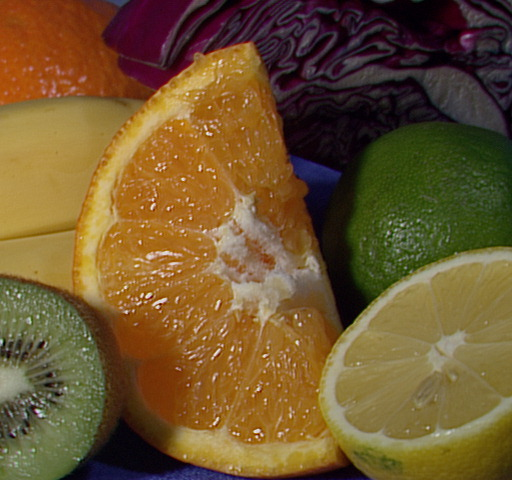
%> input picture Assignment01/fruits.jpg, 512 x 480 px
$ octave matlab_image_tutorial.m   (GNU Octave 9; MATLAB toolbox functions it lacks are replaced by stand-ins)
%> lines starting %> are read from the running program, lines starting %| are printed output that depends on the picture; in (x1, y1, x2, y2) boxes, pixels count from 0 and x2, y2 are one past the last pixel; in counts of white or black regions, pixels touching at a corner belong together; the program's own positions count from 1
echo off
clear all
home
echo on

%%%%%%%%%%%%%%%%%%%%%%%%%%%%%%%%%%%%%%%%%%%%%%%%%%%%%%%%
%%  Computer Vision (& Image Processing) with Matlab  %%
%%%%%%%%%%%%%%%%%%%%%%%%%%%%%%%%%%%%%%%%%%%%%%%%%%%%%%%%

%%%%%%%%%%%%%%%%%%%%%%%%%%%%%%%%%%%%%%%%%%%%%%%%%%%%%%%%
% This tutorial is provided by Martial Hebert at CMU   %
% with minor changes
%%%%%%%%%%%%%%%%%%%%%%%%%%%%%%%%%%%%%%%%%%%%%%%%%%%%%%%%

%
%% Read in an image
%
im1 = imread('/Users/aaron/Desktop/Computer Vision/Assignment 01/fruits.jpg');  %% Give full path name in the string
%> im1 is the input picture: size 480x512x3 uint8; mean R, G, B 110.8, 85.6, 46.2

pause

%
%% Note that the image is class UINT8 rather than normal DOUBLEs
%

class(im1)
%> ans = 'uint8'

pause;

%
%% Get the size of the image
%
imSize = size(im1)
%> imSize = [480 512 3]

pause;
home;

%
%% Display the image with imshow
%%
%% (Check out 'imagesc' as well)
%
imshow(im1);  %% SEE 'help imshow'

pause

%
%% Convert the rgb image to a grayscale image
%% NOTE: See other conversions under 'images' toolbox, 'help images'
%
grIm1 = rgb2gray(im1);

pause;
home;

%
%% Display as another image in a new figure
%
figure(2), imshow(grIm1);  %% NOTE: See 'help figure' for more options
                           %% on figure handles

pause;
home;

%
%% Close the second figure and display both images
%% in one figure using subplot
%
%  - subplot(rows, cols, current)
%
close(2)
figure(1)
subplot(1,2,1) % 'subplot 121' is also legal syntax
imshow(im1)
subplot 122, imshow(grIm1);

pause
home


%
%% Want to see the histogram of the image
%

clf % clear the current figure
imhist(grIm1); %Check figure
%> figure, not shown here; highest point at x = 116, y = 2883

pause;
home;

%
%% Threshold the image at a given level
%
thresh = 100;

pause;

% [15 lines of commented-out code are left out]
pause

echo off
disp('Working...')
[rows, cols] = size(grIm1);
%> rows = 480; cols = 512

tIm1 = grIm1;

for i = 1:rows, %%  for i = 1:1:rows (increments can be negative too)
  for j = 1:cols,
    if (grIm1(i,j)<=thresh),
      tIm1(i,j) = 0;
    end
  end
end
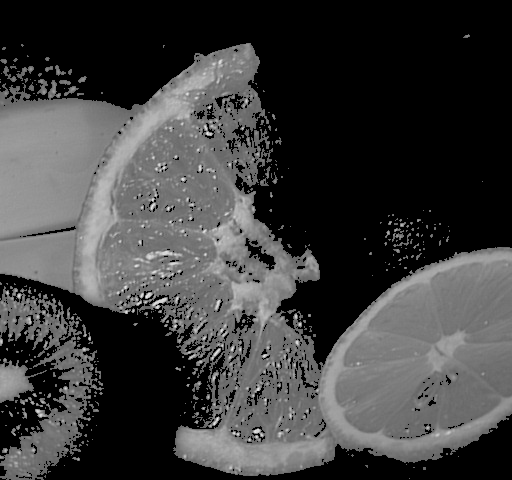
%> tIm1: size 480x512 uint8; min 0, max 238, mean 61.8
echo on

pause;

%
%% Display the thresholded image
%
imshow(tIm1); %Check figure

pause;

clear tIm1;

home;

%
%% Second method of doing thresholding: Using matrix computations
%
tIm1 = grIm1;

index = find(grIm1<=thresh);  %% SEE 'help find'
%> index = 127338 values from 1 to 245760

pause;

tIm1(index) =  0;

pause;

imshow(tIm1);

pause;

clear tIm1;

home;

%%%%%% Third method of doing thresholding: Composite statement
%
% tImage = (grIm1>thresh) .* (grIm1); %% use of pointwise
%                                     % multiplication
pause;

%
%%MAJOR PAIN 1: The arithmetic operations are not defined over uint8
% variables so first convert them into double
%

tIm1 = double(grIm1>thresh).*double(grIm1);
%> tIm1: size 480x512 double

pause;

%
%% Again display the image
%
imshow(tIm1); %Check Figure
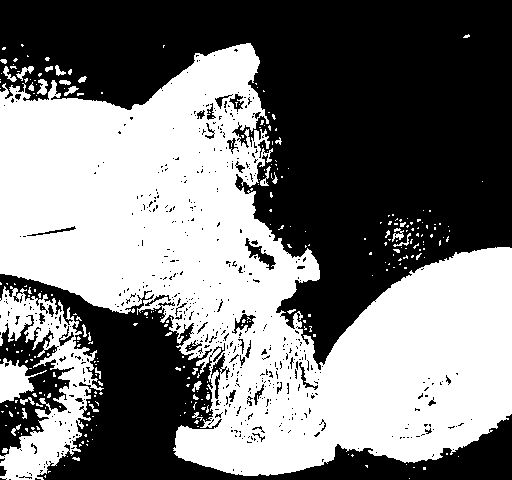
%> displayed picture: size 480x512, on the screen's scale of 0 to 255; 48.2% white; 299 white regions (265 under 20 px), largest, box (x1, y1, x2, y2) and area: (0, 43, 512, 476) 106879, (0, 286, 104, 480) 7861, (0, 358, 47, 403) 1010

%
% Oops!! Doesn't look like earlier thresholded images...
% WHAT happened !!
%
pause;

%
% MAJOR PAIN 2: The image display assumes the doubles in an image to be
% between 0 and 1. If it is not, it chops the intensities outside
% this range... (This causes bigger problems with 'imagesc')
%
% So, try casting the result to unit8 before displaying
%
tIm1 = uint8(tIm1);

pause;

imshow( tIm1 ); %Check Figure

pause;
home;

%
%% Let's save our thresholded image in a file
%
imwrite(tIm1, 'threshImage.jpg');  %% Saved as 'jpg'

pause;
home;

%
%% I want to see the saved image without explicitly using imread
%
imshow('threshImage.jpg'); %Check Figure

pause;
home;

%
% A very useful function: fspecial
%
% Make a gaussian:
%
gaussFilt = fspecial('gaussian',31,4); % SEE 'help fspecial'

pause;

%
% Display it as a 3D surface:
%
surf(gaussFilt);  %% SEE 'help surf' or 'mesh' %Check Figure

pause;
home;


%
%% Want to convolve the gray level image with the gaussian
%  'imfilter' performs 2D convolution and has nice
%  boundary condition handling.
%
convIm = imfilter(grIm1, gaussFilt, 'symmetric');

pause;

%
% Now, show everything together on one plot, with titles:
% Notice the blur after convolution
subplot 131, imshow(grIm1); title('Grayscale Image')
subplot 132, surf(gaussFilt); title('Gaussian Filter')
subplot 133, imshow(convIm); title('Gaussian Filtered Image') %Check Figure
%> after `title('Gaussian Filtered Image')`:
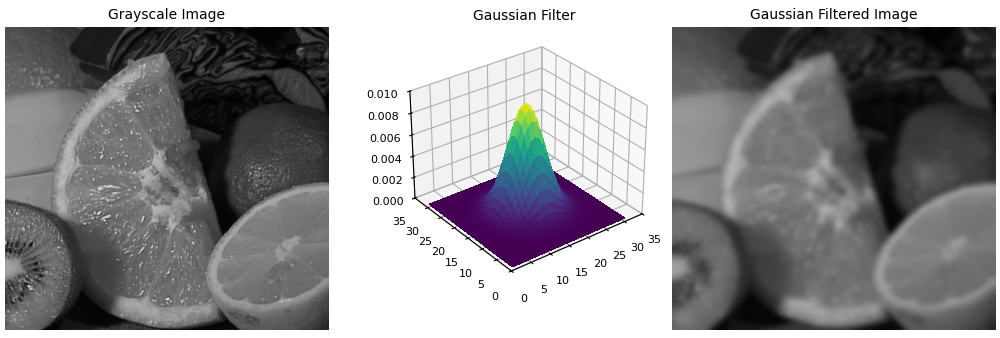
%> figure redrawn from the program's plot data, 3 panels

pause;
home

%
%% "Printing" the figure to a jpeg image
%
%  arguments: figure 1, jpeg quality 90, 150dpi resolution, filename
%
% print(1, '-djpeg90', '-r150', 'convolution.jpg');

pause;
home;

%
%% Resizing the image
%
clf;
imshow(im1) %Displaying the original image again %Check Figure
pause;
imResized = imresize(im1,1.5,'bicubic'); %Resize the image to 1.5times
                                         %using bicubic interpolation
imshow(imResized) %Displaying the resized image %Check Figure
pause;
home;
%
%% Displaying plots on top of images using 'hold'
%

clf
imshow(grIm1)
hold on
x_pts = cols*rand(1,100);
y_pts = rows*rand(1,100);
plot(x_pts, y_pts, 'rx', 'MarkerSize', 16) %Check Figure
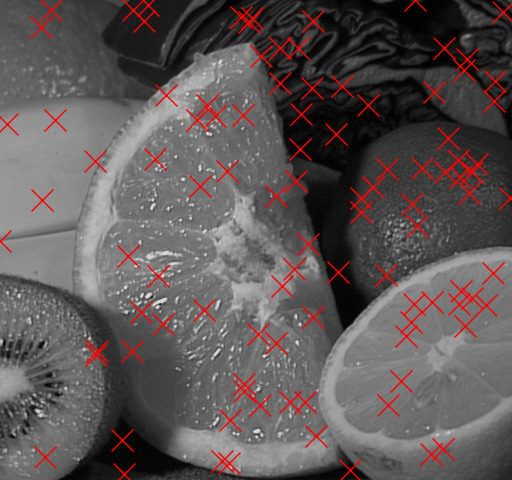
%> figure redrawn from the program's plot data
hold off

pause
home;


%
%% Select a subimage, both in color and grayscale:
%
subIm=grIm1(100:225,50:175);
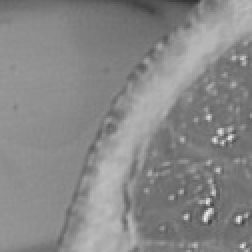
%> subIm: size 126x126 uint8 (shown 2 times larger); min 53, max 235, mean 135.5
subIm_col = im1(100:225,50:175,:);  % note the extra ':'
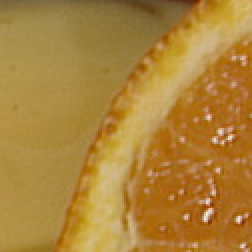
%> subIm_col: size 126x126x3 uint8 (shown 2 times larger); mean R, G, B 172.6, 131.6, 58.5

pause;

subplot 121, imshow(subIm);
subplot 122, imshow(subIm_col); %Check Figure

pause;
home;

%
% Want to see the intensity plot of a single row in the Image
%
line = subIm(100, :);
%> line = 126 values, max 189 at index 105, min 96 at index 89, mean 134

pause;

clf
plot(line); %% SEE 'help plot' and 'help plot3' %Check Figure
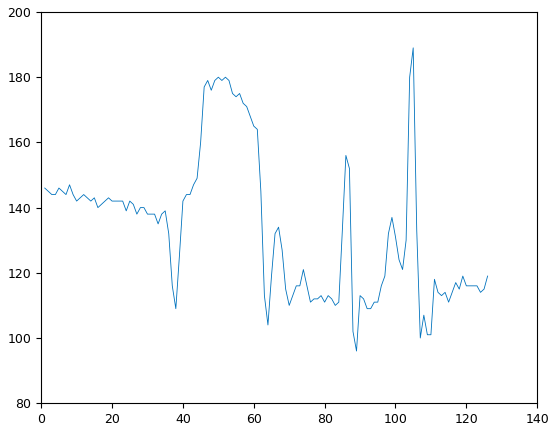
%> figure redrawn from the program's plot data; curve peaks at x = 105, y = 189

pause;
home;

%% Extra
%
% Check functions 'imrotate' and 'imtransform'
%

pause;
home;
%
%%
%%%%%%% MAJOR PAIN 3: THE COORDINATE SYSTEM IN MATLAB (X,Y)
%
%% X - Column,  Y - Row
%
%  View pixel information with 'pixval'

imshow(grIm1);
axis on
% pixval;
impixelinfo;

pause
home;

%
%% Getting coordinates or image values
%
%  - 'ginput' gets coordinates selected with the mouse - IN X/Y!!
%  - 'impixel' can return values and/or coordinates (in ROW/COL)
%    using the mouse or for specified locations
%

%> (the run ends here)
